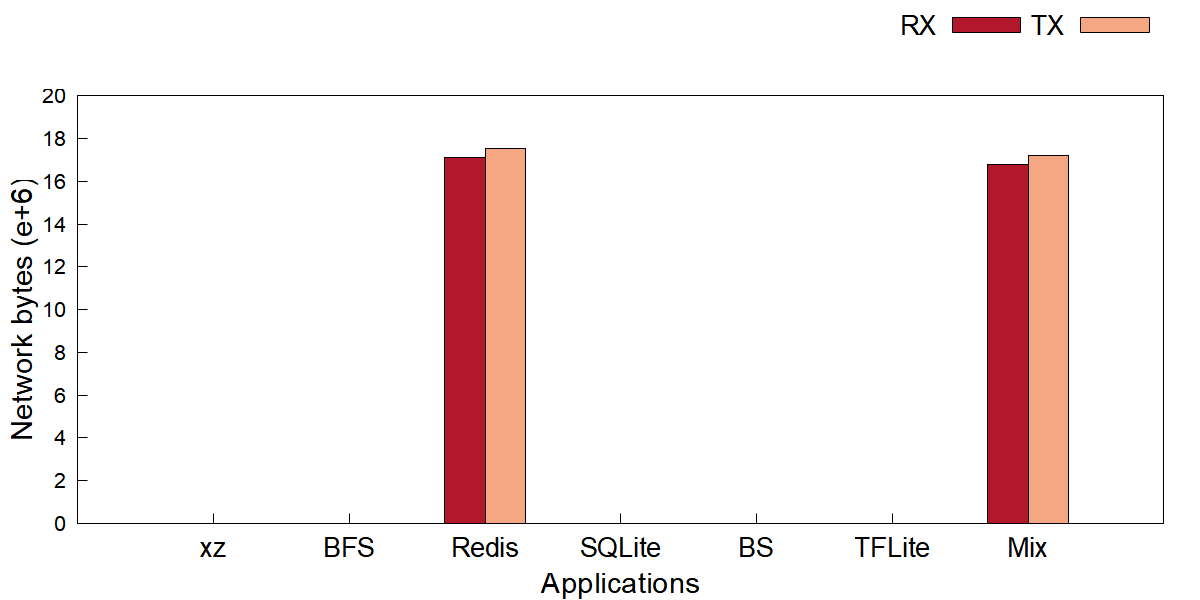

This chart was generated by the following gnuplot code:
# net_traffic.plt - one counter, one bar per application per data path.
#
# Style mirrors the paper bar charts (image/*.plt): clustered
# bars, Arial 16/22/20, opaque fill with black border, key
# outside top right.  Bars use `with boxes` with explicit
# width and offsets (see tools/gen_fig_plts.py); xrange
# [0:8] centers the 7 application groups.  Full 4-side
# frame (border 15), tics only on left y / bottom x
# (nomirror).  Colors: 2-series figures use #B2172B
# (left, dark) / #F5A682 (right, light); the 3-series
# figure keeps dark gray / light gray / red.
#
# Linear y axis: values / 1e6 (see the using clause),
# ylabel unit (e+6), yrange just above the data max,
# coarse integer tics (1/2/5 x 10^k step).
#
# Data: fig/net_traffic.dat (raw differenced rates).
#
# Usage: gnuplot fig/net_traffic.plt   (from the repo root)

set terminal pngcairo size 1200,600 enhanced font 'Arial,16'
set output 'fig/net_traffic.png'

set ylabel 'Network bytes (e+6)' font 'Arial,22'
set xlabel 'Applications' font 'Arial,22'

set style fill solid border -1
set boxwidth 0.30

set yrange [0:20]
set format y '%.0f'
set ytics 2

set border 15
set ytics nomirror
set xtics nomirror

# xtics anchored at the cluster centers (1..7); the app
# names come from fig/net_traffic.dat column 1.
set xtics ('xz' 1, 'BFS' 2, 'Redis' 3, 'SQLite' 4, 'BS' 5, 'TFLite' 6, 'Mix' 7) font ',20'
set xrange [0:8]

set tmargin 4
set key outside top right horizontal font 'Arial,20'

C_RX = "#B2172B"
C_TX = "#F5A682"

plot 'fig/net_traffic.dat' using ($0+1-0.150):($2/1e6) with boxes title 'RX' lc rgb C_RX, \
     '' using ($0+1+0.150):($3/1e6) with boxes title 'TX' lc rgb C_TX
